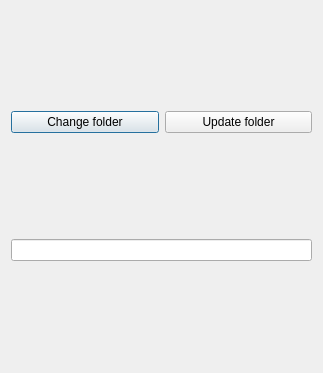
<?xml version="1.0" encoding="UTF-8"?>
<ui version="4.0">
 <class>loadiconui</class>
 <widget class="QDialog" name="loadiconui">
  <property name="geometry">
   <rect>
    <x>0</x>
    <y>0</y>
    <width>323</width>
    <height>373</height>
   </rect>
  </property>
  <property name="windowTitle">
   <string>Add Icons</string>
  </property>
  <property name="windowIcon">
   <iconset resource="onewire.qrc">
    <normaloff>:/images/images/kfm_home.png</normaloff>:/images/images/kfm_home.png</iconset>
  </property>
  <property name="modal">
   <bool>false</bool>
  </property>
  <layout class="QGridLayout" name="gridLayout_2">
   <item row="0" column="0">
    <widget class="QPushButton" name="pushButtonChange">
     <property name="text">
      <string>Change folder</string>
     </property>
    </widget>
   </item>
   <item row="0" column="1">
    <widget class="QPushButton" name="pushButtonUpdate">
     <property name="text">
      <string>Update folder</string>
     </property>
    </widget>
   </item>
   <item row="2" column="0" colspan="2">
    <layout class="QGridLayout" name="gridLayout"/>
   </item>
   <item row="1" column="0" colspan="2">
    <widget class="QLineEdit" name="lineEditPath">
     <property name="readOnly">
      <bool>true</bool>
     </property>
    </widget>
   </item>
  </layout>
 </widget>
 <resources>
  <include location="onewire.qrc"/>
 </resources>
 <connections/>
</ui>
